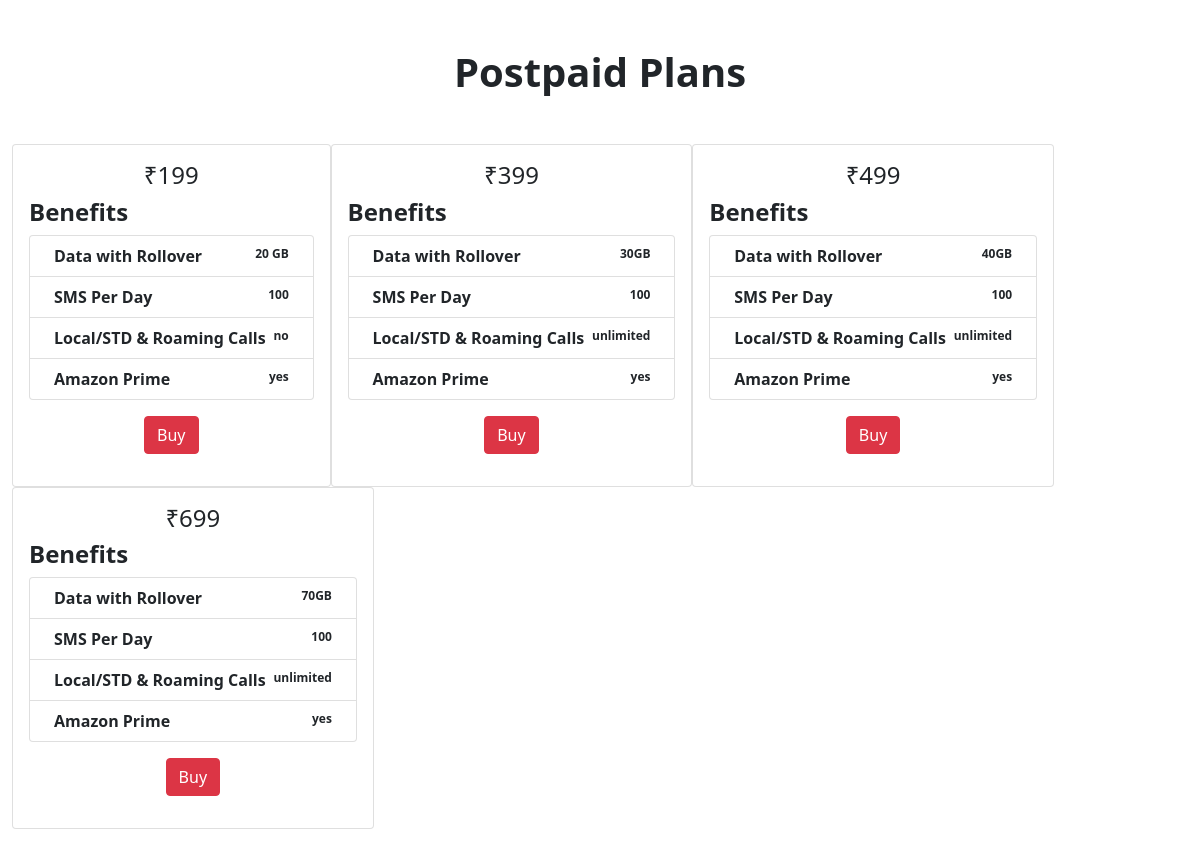
The page / on the database its author committed.
### task1/models.py (models this page shows)
class Plan(models.Model):
    amount = models.PositiveIntegerField()
    data = models.CharField(max_length=20)
    sms = models.IntegerField()
    roaming = models.CharField(max_length=20)
    subscription_choice =(
        ('yes','yes'),
        ('no','no')
    )
    subscription = models.CharField(max_length=20,choices=subscription_choice)

### task1/views.py (the view)
# urls.py: path('',views.plan),
def plan(request):
    postpaid_plan = Plan.objects.all().order_by('data')
    return render(request,'plan.html',{'postpaid_plan':postpaid_plan})

### templates/plan.html (shortened to what this page needs)
<!doctype html>
<html lang="en">
<head>
    <link href="https://cdn.jsdelivr.net/npm/bootstrap@5.0.2/dist/css/bootstrap.min.css" rel="stylesheet"
>
</head>
<body>
    <h1 class="text-center fw-bold my-5">Postpaid Plans</h1>
<div class="container-fluid">
    <div class="card-group my-5">
        {% for plan in postpaid_plan %}
        <form action="/buy-plan" method="post">
            <div class="card">
                <div class="card-body">
                    <h5 class="card-title text-center fs-4">₹{{plan.amount}}</h5>
                    <h4 class="fw-bold">Benefits</h4>
                    <ul class="list-group">
                        <li class="list-group-item d-flex justify-content-between align-items-start">
                            <div class="ms-2 me-auto">
                                <div class="fw-bold">Data with Rollover</div>
                            </div>
                            <span class="badge text-dark">{{plan.data}}</span>
                        </li>
                        <li class="list-group-item d-flex justify-content-between align-items-start">
                            <div class="ms-2 me-auto">
                                <div class="fw-bold">SMS Per Day</div>
                            </div>
                            <span class="badge text-dark">{{plan.sms}}</span>
                        </li>
                        <li class="list-group-item d-flex justify-content-between align-items-start">
                            <div class="ms-2 me-auto">
                                <div class="fw-bold">Local/STD & Roaming Calls</div>
                            </div>
                            <span class="badge text-dark">{{plan.roaming}}</span>
                        </li>
                        <li class="list-group-item d-flex justify-content-between align-items-start">
                            <div class="ms-2 me-auto">
                                <div class="fw-bold">Amazon Prime</div>
                            </div>
                            <span class="badge text-dark">{{plan.subscription}}</span>
                        </li>
                    </ul>
                    <div class="container text-center">
                        <button class="btn btn-danger my-3" type="sumbit">Buy</button>
                    </div>
                </div>
            </div>
        </form>
        {% endfor %}
    </div>
</div>
</body>
</html>

### rows shown on the page
Plan: amount "199", data "20 GB", sms "100", roaming "no", subscription "yes"
Plan: amount "399", data "30GB", sms "100", roaming "unlimited", subscription "yes"
Plan: amount "499", data "40GB", sms "100", roaming "unlimited", subscription "yes"
Plan: amount "699", data "70GB", sms "100", roaming "unlimited", subscription "yes"
